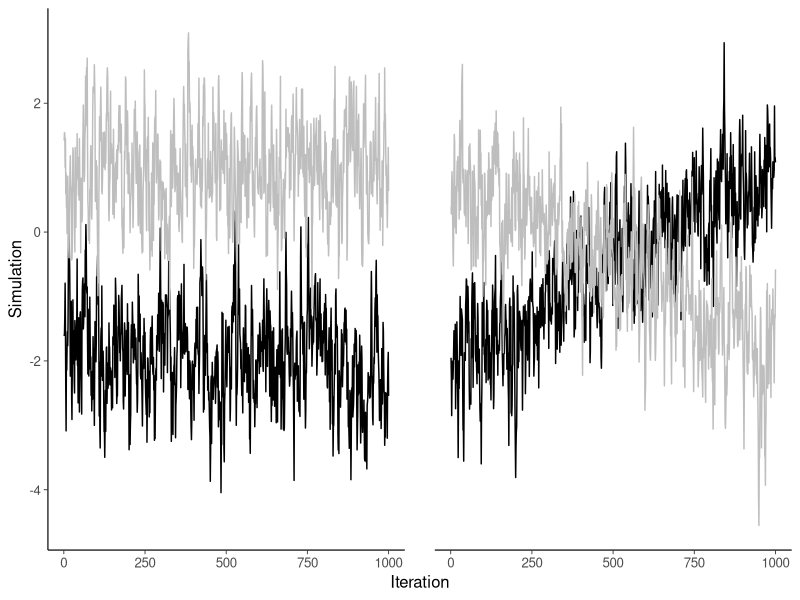
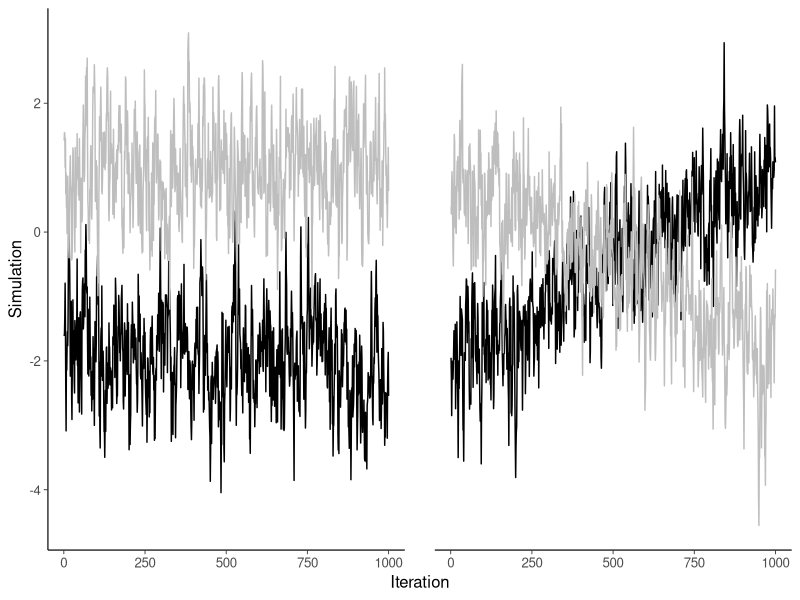

R code for these plots, in order:
library(tidyverse)
theme_set(bayesplot::theme_default(base_family = "sans"))

set.seed(12345)
dat <- data.frame(
  Iteration = rep(1:1000, 4),
  Chain = factor(rep(c(1:2, 1:2), each = 1000)),
  Cond = factor(rep(1:2, each = 2000))
) %>%
  mutate(
    Simulation = c(
      -2 + arima.sim(list(ar = 0.7), n = 1000, sd = 0.5),
      1 + arima.sim(list(ar = 0.7), n = 1000, sd = 0.5),
      -2 + 0.003 * 1:1000 + arima.sim(list(ar = 0.7), n = 1000, sd = 0.5),
      1 + -0.003 * 1:1000 + arima.sim(list(ar = 0.7), n = 1000, sd = 0.5)
    )
  )

ggplot(dat, aes(Iteration, Simulation, color = Chain)) +
  facet_wrap("Cond") +
  geom_line(cex = 0.5) + 
  theme(
    strip.background = element_blank(),
    strip.text.x = element_blank()
  ) + 
  scale_color_manual(values = c("1" = "black", "2" = "grey"),
                     guide = FALSE)

ggsave(file = "code/convergechallenge.png", 
       height = 4, width = 8, units = "in")
